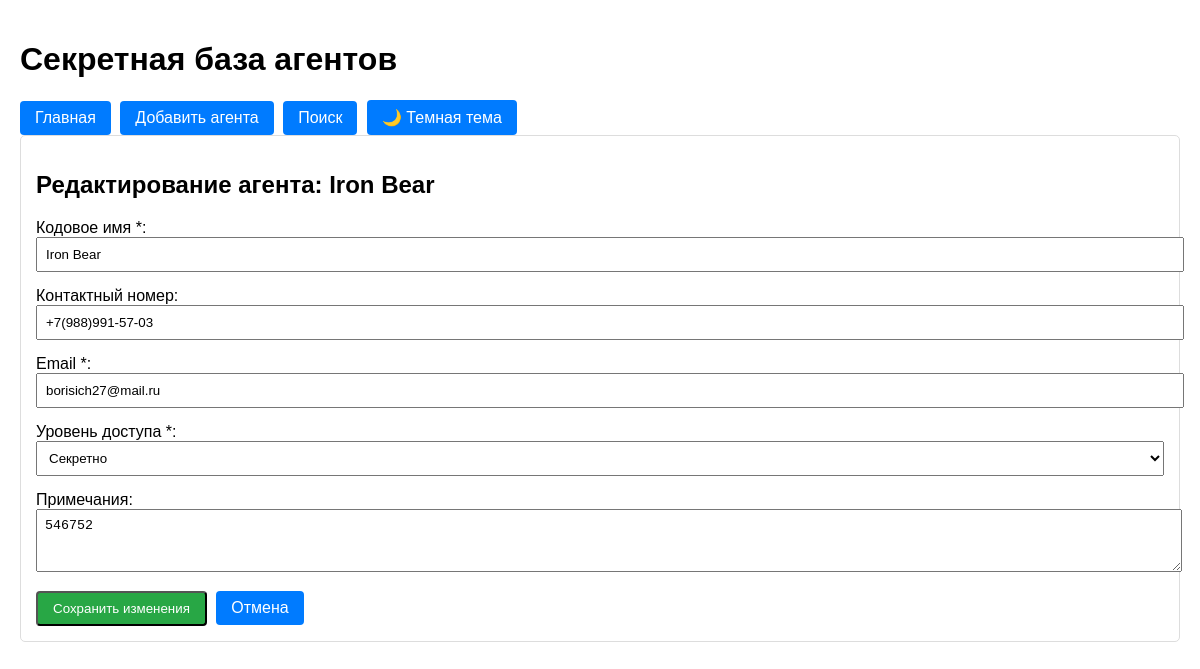
The page /edit/3 on the database its author committed.
### tables this page shows
CREATE TABLE agents
                     (id INTEGER PRIMARY KEY AUTOINCREMENT,
                      codename TEXT NOT NULL,
                      phone TEXT,
                      email TEXT NOT NULL,
                      access_level TEXT NOT NULL,
                      notes TEXT);

### Flask_Agency_of_Secret_Agents/app/app.py (the view, shortened to what this page needs)
@app.route('/edit/<int:agent_id>', methods=['GET', 'POST'])
def edit_agent(agent_id):
    conn = sqlite3.connect('agents.db')
    c = conn.cursor()
    c.execute("SELECT * FROM agents WHERE id=?", (agent_id,))
    agent = c.fetchone()
    conn.close()
    if not agent:
        flash('Агент не найден!', 'danger')
        return redirect(url_for('index'))
    dark_mode = request.cookies.get('dark_mode', 'false')
    return render_template('edit_agent.html', agent=agent, agent_id=agent_id, dark_mode=dark_mode)

### Flask_Agency_of_Secret_Agents/app/templates/edit_agent.html (shortened to what this page needs)
{% extends "base.html" %}
{% block content %}
    <div class="card">
        <h2>Редактирование агента: {{ agent[1] }}</h2>
        <form method="POST">
            <div style="margin-bottom: 15px;">
                <label for="codename">Кодовое имя *:</label>
                <input type="text" id="codename" name="codename" value="{{ agent[1] }}"
                       required style="width: 100%; padding: 8px;">
            </div>
            <div style="margin-bottom: 15px;">
                <label for="phone">Контактный номер:</label>
                <input type="text" id="phone" name="phone" value="{{ agent[2] or '' }}"
                       placeholder="+7 XXX XXX-XX-XX" style="width: 100%; padding: 8px;">
            </div>
            <div style="margin-bottom: 15px;">
                <label for="email">Email *:</label>
                <input type="email" id="email" name="email" value="{{ agent[3] }}"
                       required placeholder="agent@example.com" style="width: 100%; padding: 8px;">
            </div>
            <div style="margin-bottom: 15px;">
                <label for="access_level">Уровень доступа *:</label>
                <select id="access_level" name="access_level" required style="width: 100%; padding: 8px;">
                    <option value="Секретно" {% if agent[4] == 'Секретно' %}selected{% endif %}>Секретно</option>
                </select>
            </div>
            <div style="margin-bottom: 15px;">
                <label for="notes">Примечания:</label>
                <textarea id="notes" name="notes" rows="3"
                          placeholder="Дополнительная информация об агенте"
                          style="width: 100%; padding: 8px;">{{ agent[5] or '' }}</textarea>
            </div>
            <button type="submit" class="btn btn-success">Сохранить изменения</button>
            <a href="{{ url_for('view_agent', agent_id=agent[0]) }}" class="btn">Отмена</a>
        </form>
    </div>
{% endblock %}

### Flask_Agency_of_Secret_Agents/app/templates/base.html (style rules this page uses)
body { font-family: Arial, sans-serif; margin: 0; padding: 20px; transition: background-color 0.3s, color 0.3s; }
.card { border: 1px solid #ddd; border-radius: 5px; padding: 15px; margin-bottom: 15px; }
.btn { display: inline-block; padding: 8px 15px; background-color: #007bff; color: white; text-decoration: none; border-radius: 4px; margin-right: 5px; }
.btn-success { background-color: #28a745; }

### rows shown on the page
agents: codename "Iron Bear", phone "+7(988)991-57-03", email "borisich27@mail.ru", access_level "Секретно", notes "546752"
